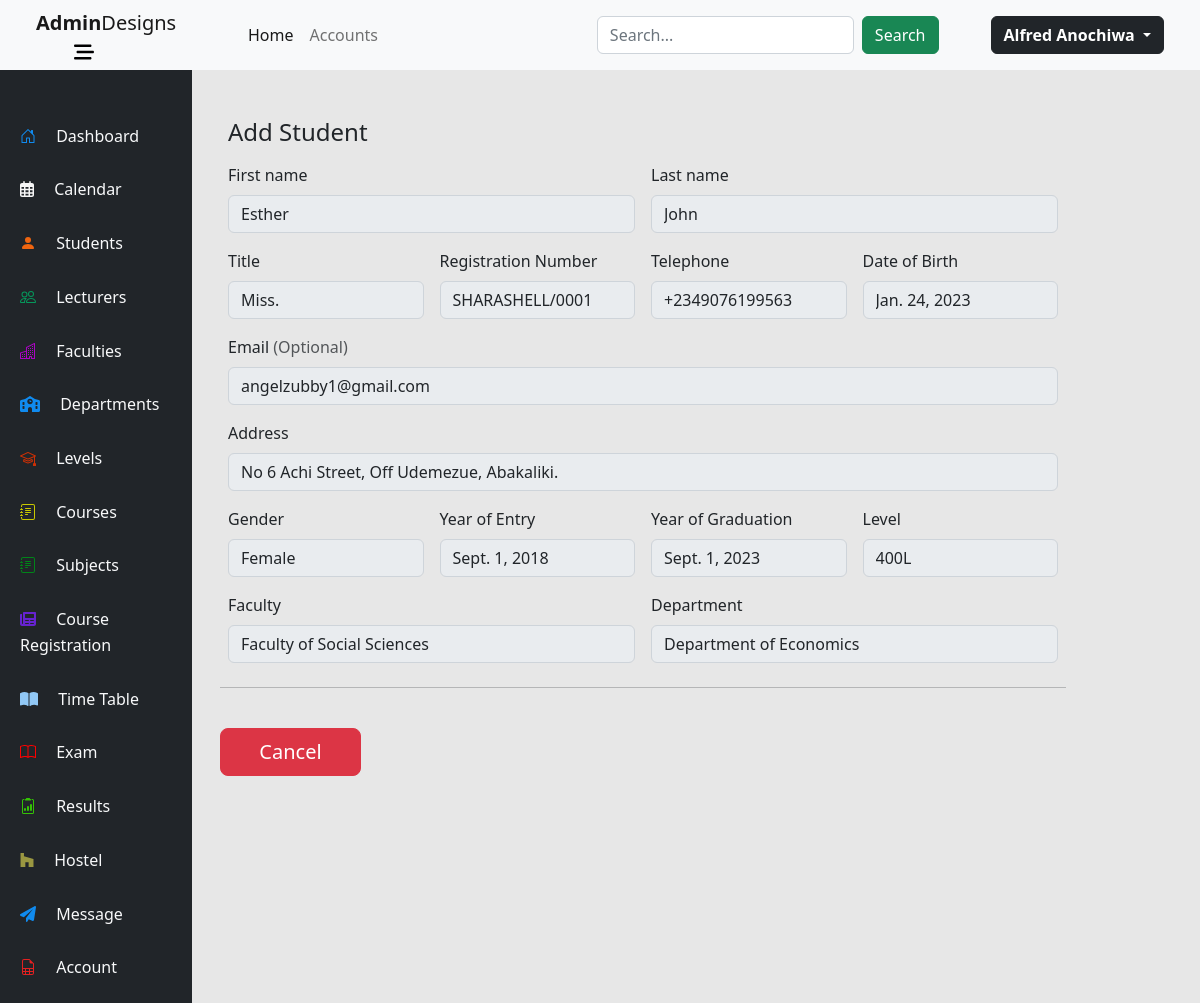
The page /students/student/1 (signed in) on the database its author committed.
### students/models.py (models this page shows, shortened)
class Student(models.Model):
    GENDER = (
        ('Male', 'Male'),
        ('Female', 'Female')
    )
    TITLE = (
        ('Mr.', 'Mr.'),
        ('Miss.', 'Miss.'),
        ('Mrs.', 'Mrs.'),
        ('Dr.', 'Dr.'),
        ('Engr.', 'Engr.'),
        ('Barr.', 'Barr.'),
        ('Prof.', 'Prof.'),
    )
    id = models.AutoField(primary_key=True)
    regNumber = models.CharField(blank=False, unique=True, max_length=15)
    firstName = models.CharField(blank=False, max_length=50)
    lastName = models.CharField(blank=False, max_length=50)
    dateOfBirth = models.DateField(blank=False)
    title = models.CharField(max_length=5, choices=TITLE, blank=False)
    gender = models.CharField(max_length=6, choices=GENDER, blank=False)
    phone = models.CharField(blank=False, max_length=15)
    address = models.TextField(blank=False)
    email = models.EmailField(max_length=100, unique=True)
    courses = models.ManyToManyField(Subject, blank=True)
    department = models.ForeignKey(Department, on_delete=models.CASCADE)
    faculty = models.ForeignKey(Faculty, on_delete=models.CASCADE)
    level = models.ForeignKey(Level, on_delete=models.CASCADE)
    yearOfEntry = models.DateField(blank=False)
    yearOfGraduation = models.DateField(blank=False)
    username = models.EmailField(max_length=100, unique=True)
    image = models.ImageField(upload_to='media')

### levels/models.py (models this page shows)
class Level(models.Model):
    title = models.CharField(max_length=4, primary_key=True, blank=False)
    def __str__(self):
        return f'{self.title}'

### faculties/models.py (models this page shows)
class Faculty(models.Model):
    facultyId = models.AutoField(primary_key=True)
    facultyName = models.CharField(blank=False, max_length=100, unique=True)
    def __str__(self):
        return f'Faculty of {self.facultyName}'
    class Meta:
        verbose_name_plural = 'Faculties'

### departments/models.py (models this page shows)
class Department(models.Model):
    DURATION = (
        ('4', '4 Years'),
        ('5', '5 Years'),
        ('6', '6 Years')
    )
    departmentId = models.AutoField(primary_key=True)
    departmentName = models.CharField(blank=False, max_length=100, unique=True)
    faculty = models.ForeignKey(Faculty, on_delete=models.CASCADE)
    courseDuration =  models.CharField(max_length=1, choices=DURATION, blank=False)
    def __str__(self):
        return f'Department of {self.departmentName}'

### students/views.py (the view)
# urls.py: path('student/<int:id>', views.studentProfile, name='student-profile'),
@login_required
def studentProfile(request, id):
    student = Student.objects.get(id=id)
    context = {
        'student':student
    }
    return render(request, 'student-profile.html', context)

### students/templates/student-profile.html (shortened to what this page needs)
{% extends 'dashboard/base.html' %}
{% block content %}
<div class="col-md-7 col-lg-10 mt-5 ms-4">
    <h4 class="mb-3">Add Student</h4>
    <form class="needs-validation" novalidate="" action="add-student/add" method="post">
      <div class="row g-3">
        <div class="col-sm-6">
          <label for="firstName" class="form-label">First name</label>
          <input type="text" class="form-control" id="firstName" placeholder="" value="{{student.firstName}}" disabled name="firstName">
        </div>
        <div class="col-sm-6">
          <label for="lastName" class="form-label">Last name</label>
          <input type="text" class="form-control" id="lastName" placeholder="" value="{{student.lastName}}" disabled name="lastName">
        </div>
        <div class="col-md-3">
            <label for="title" class="form-label">Title</label>
          <input type="text" class="form-control" id="title" placeholder="" value="{{student.title}}" disabled name="title">
          </div>
        <div class="col-sm-3">
            <label for="regNumber" class="form-label">Registration Number</label>
            <input type="text" class="form-control" id="regNumber" maxlength="15" placeholder="" value="{{student.regNumber}}" disabled name="regNumber">
          </div>
          <div class="col-sm-3  ">
            <label for="phone" class="form-label">Telephone</label>
          <input type="text" class="form-control" id="phone" placeholder="" value="{{student.phone}}" disabled name="phone">
          </div>
          <div class="col-md-3">
            <label for="dateOfBirth" class="form-label">Date of Birth</label>
            <input type="text" class="form-control" id="dateOfBirth" placeholder="" value="{{student.dateOfBirth}}" disabled name="dateOfBirth">
          </div>
        <div class="col-12">
          <label for="email" class="form-label">Email <span class="text-muted">(Optional)</span></label>
          <input type="text" class="form-control" id="email" placeholder="" value="{{student.email}}" disabled name="email">
        </div>
        <div class="col-12">
          <label for="address" class="form-label">Address</label>
          <input type="text" class="form-control" id="address" placeholder="" value="{{student.address}}" disabled name="address">
        </div>
        <div class="col-md-3">
          <label for="gender" class="form-label">Gender</label>
          <input type="text" class="form-control" id="gender" placeholder="" value="{{student.gender}}" disabled name="gender">
        </div>
        <div class="col-md-3">
          <label for="yearOfEntry" class="form-label">Year of Entry</label>
          <input type="text" class="form-control" id="yearOfEntry" placeholder="" value="{{student.yearOfEntry}}" disabled name="yearOfEntry">
        </div>
        <div class="col-md-3">
            <label for="yearOfGraduation" class="form-label">Year of Graduation</label>
            <input type="text" class="form-control" id="yearOfGraduation" placeholder="" value="{{student.yearOfGraduation}}" disabled name="yearOfGraduation">
          </div>
          <div class="col-md-3">
            <label for="level" class="form-label">Level</label>
            <input type="text" class="form-control" id="level" placeholder="" value="{{student.level}}" disabled name="level">
          </div>
          <div class="col-md-6">
            <label for="faculty" class="form-label">Faculty</label>
            <input type="text" class="form-control" id="faculty" placeholder="" value="{{student.faculty}}" disabled name="faculty">
          </div>
          <div class="col-md-6">
            <label for="department" class="form-label">Department</label>
            <input type="text" class="form-control" id="department" placeholder="" value="{{student.department}}" disabled name="department">
          </div>
      <hr class="my-4">
      <a name="cancel" id="" class="btn btn-danger btn-lg col-2" href="../add-student/cancel" role="button">Cancel</a>
      </form>
  </div>
{% endblock %}

### dashboard/templates/dashboard/base.html (shortened to what this page needs)
{% load static %}
<!DOCTYPE html>
<html lang="en">
<head>
    <link rel="stylesheet" href="https://cdn.jsdelivr.net/npm/bootstrap@5.2.3/dist/css/bootstrap.min.css">
    <link rel="stylesheet" href="{% static 'css/bootstrap.min.css' %}">
    <link rel="stylesheet" href="{% static 'css/animate.css' %}">
</head>
<body class=" p-0 m-0">
<nav class="navbar navbar-expand-sm navbar-light bg-light row sticky-top">
    <div class="col-2 text-center ps-5">
        <a class="navbar-brand" href="../../../"><strong>Admin</strong>Designs</a>
        <a class="me-5" href="#"  data-bs-toggle="collapse" data-bs-target="#aside" aria-expanded="false" aria-controls="aside">
        </a>
    </div>
      <div class="col-10 ps-5 pe-5">
        <div class="collapse navbar-collapse" id="collapsibleNavId">
            <ul class="navbar-nav me-auto mt-2 mt-lg-0">
                <li class="nav-item">
                    <a class="nav-link active" href="../../../" aria-current="page">Home <span class="visually-hidden">(current)</span></a>
                </li>
                <li class="nav-item">
                    <a class="nav-link" href="../../../accounts">Accounts</a>
                </li>
            </ul>
            <form class="d-flex my-2 my-lg-0" method="GET" action="search">
                <input class="form-control me-sm-2" type="text" placeholder="Search..." name="q">
                <button class="btn btn-success my-2 my-sm-0" type="submit">Search</button>
            </form>
            <div class="ms-1 d-flex flex-row align-items-center">
                <div class="dropdown">
                    <a class="btn btn-dark dropdown-toggle" type="button" id="dropdownMenuButton" data-toggle="dropdown" aria-haspopup="true" aria-expanded="false">
                        <strong class="">{{user.first_name}} {{user.last_name}}</strong>
                    </a>
                </div>
            </div>
        </div>
  </div>
</nav>
<div class="row">
    <aside class="col-2 bg-dark text-light p-0 aside" id="aside">
        <div class="col-12 m-2 mt-5 ">
            <div class="col-12 mb-3  aside-list-item ps-4 pt-1 pb-2 active">
                <a href="../../../"  class="text-decoration-none text-light">
                    <span class="ms-3 align-middle text-responsive">Dashboard</span>
                </a>
            </div>
            <div class="col-12 mb-3  aside-list-item ps-4 pt-1 pb-2">
                <a href="#"  class="text-decoration-none text-light">
                    <span class="ms-3 align-middle text-responsive">Calendar</span>
                </a>
            </div>
            <div class="col-12 mb-3  aside-list-item ps-4 pt-1 pb-2">
                <a href="../../../students"  class="text-decoration-none text-light">
                    <svg xmlns="http://www.w3.org/2000/svg" width="16" height="16" fill="currentColor" style="fill: rgb(239, 101, 16);" class="bi bi-person-fill" viewBox="0 0 16 16">
                        <path d="M3 14s-1 0-1-1 1-4 6-4 6 3 6 4-1 1-1 1H3zm5-6a3 3 0 1 0 0-6 3 3 0 0 0 0 6z"/>
                      </svg>
                    <span class="ms-3 align-middle text-responsive">Students</span>
                </a>
            </div>
            <div class="col-12 mb-3  aside-list-item ps-4 pt-1 pb-2">
                <a href="../../../lecturers"  class="text-decoration-none text-light">
                    <span class="ms-3 align-middle text-responsive">Lecturers</span>
                </a>
            </div>
            <div class="col-12 mb-3  aside-list-item ps-4 pt-1 pb-2">
                <a href="../../../faculties"  class="text-decoration-none text-light">
                    <span class="ms-3 align-middle text-responsive">Faculties</span>
                </a>
            </div>
            <div class="col-12 mb-3  aside-list-item ps-4 pt-1 pb-2">
                <a href="../../../departments"  class="text-decoration-none text-light" >
                    <span class="ms-3 align-middle text-responsive">Departments</span>
                </a>
            </div>
            <div class="col-12 mb-3  aside-list-item ps-4 pt-1 pb-2">
                <a href="../../../levels"  class="text-decoration-none text-light">
                    <span class="ms-3 align-middle text-responsive">Levels</span>
                </a>
            </div>
            <div class="col-12 mb-3  aside-list-item ps-4 pt-1 pb-2">
                <a href="../../../courses"  class="text-decoration-none text-light">
                    <span class="ms-3 align-middle text-responsive">Courses</span>
                </a>
            </div>
            <div class="col-12 mb-3  aside-list-item ps-4 pt-1 pb-2">
                <a href="../../../subjects"  class="text-decoration-none text-light">
                    <span class="ms-3 align-middle text-responsive">Subjects</span>
                </a>
            </div>
                        <div class="col-12 mb-3  aside-list-item ps-4 pt-1 pb-2">
                <a href="#"  class="text-decoration-none text-light">
                    <span class="ms-3 align-middle text-responsive">Course Registration</span>
                </a>
            </div>
            <div class="col-12 mb-3  aside-list-item ps-4 pt-1 pb-2">
                <a href="#"  class="text-decoration-none text-light">
                    <span class="ms-3 align-middle text-responsive">Time Table</span>
                </a>
            </div>
            <div class="col-12 mb-3  aside-list-item ps-4 pt-1 pb-2">
                <a href="#"  class="text-decoration-none text-light">
                    <span class="ms-3 align-middle text-responsive">Exam</span>
                </a>
            </div>
            <div class="col-12 mb-3  aside-list-item ps-4 pt-1 pb-2">
                <a href="#"  class="text-decoration-none text-light">
                    <span class="ms-3 align-middle text-responsive">Results</span>
                </a>
            </div>
            <div class="col-12 mb-3  aside-list-item ps-4 pt-1 pb-2">
                <a href="#"  class="text-decoration-none text-light">
                    <svg style="fill: rgb(154, 151, 65);" xmlns="http://www.w3.org/2000/svg" viewBox="0 0 448 512"><path d="M275.9 330.7H171.3V480H17V32h109.5v104.5l305.1 85.6V480H275.9z"/></svg>
                    <span class="ms-3 align-middle text-responsive">Hostel</span>
                </a>
            </div>
            <div class="col-12 mb-3  aside-list-item ps-4 pt-1 pb-2">
                <a href="#"  class="text-decoration-none text-light">
                    <span class="ms-3 align-middle text-responsive">Message</span>
                </a>
            </div>
            <div class="col-12 mb-3  aside-list-item ps-4 pt-1 pb-2">
                <a href="../../../accounts"  class="text-decoration-none text-light">
                    <span class="ms-3 align-middle text-responsive">Account</span>
                </a>
            </div>
        </div>
    </aside>
    <main class="col-10 main">
        {% block content%}
        {% endblock content %}
    </main>
</div>
</body>
</html>

### dashboard/templates/dashboard/base.html (style rules this page uses)
.aside div svg { fill: whitesmoke; height: 16px; }
.main { background-color: rgb(231, 231, 231); }

### rows shown on the page
Student: firstName "Esther", lastName "John", title "Miss.", regNumber "SHARASHELL/0001", phone "+2349076199563", dateOfBirth "Jan. 24, 2023", email "angelzubby1@gmail.com", address "No 6 Achi Street, Off Udemezue, Abakaliki.", gender "Female", yearOfEntry "Sept. 1, 2018", yearOfGraduation "Sept. 1, 2023", level "400L", faculty "Faculty of Social Sciences", department "Department of Economics"

### other values the page prints
{{ user.first_name }} "Alfred"
{{ user.last_name }} "Anochiwa"
